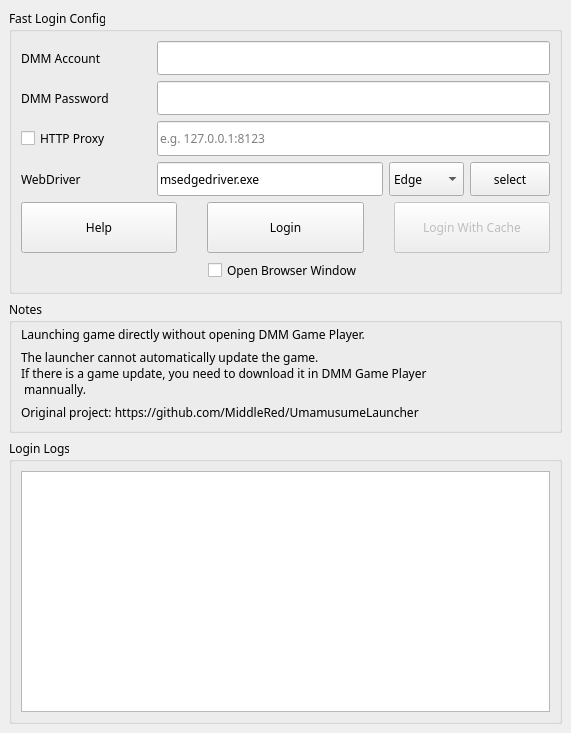
<?xml version="1.0" encoding="UTF-8"?>
<ui version="4.0">
 <class>MainWindow</class>
 <widget class="QMainWindow" name="MainWindow">
  <property name="geometry">
   <rect>
    <x>0</x>
    <y>0</y>
    <width>571</width>
    <height>733</height>
   </rect>
  </property>
  <property name="font">
   <font>
    <family>Microsoft YaHei</family>
   </font>
  </property>
  <property name="windowTitle">
   <string>Fast Login</string>
  </property>
  <widget class="QWidget" name="centralwidget">
   <layout class="QVBoxLayout" name="verticalLayout_5">
    <item>
     <layout class="QVBoxLayout" name="verticalLayout_4">
      <item>
       <widget class="QGroupBox" name="groupBox">
        <property name="enabled">
         <bool>true</bool>
        </property>
        <property name="maximumSize">
         <size>
          <width>16777215</width>
          <height>325</height>
         </size>
        </property>
        <property name="title">
         <string>Fast Login Config</string>
        </property>
        <layout class="QVBoxLayout" name="verticalLayout" stretch="2,2,2,2,3,1">
         <item>
          <layout class="QHBoxLayout" name="horizontalLayout">
           <item>
            <widget class="QLabel" name="label">
             <property name="minimumSize">
              <size>
               <width>130</width>
               <height>0</height>
              </size>
             </property>
             <property name="maximumSize">
              <size>
               <width>161</width>
               <height>16777215</height>
              </size>
             </property>
             <property name="text">
              <string>DMM Account</string>
             </property>
            </widget>
           </item>
           <item>
            <widget class="QLineEdit" name="lineEdit_dmm_account">
             <property name="maximumSize">
              <size>
               <width>16777215</width>
               <height>1000</height>
              </size>
             </property>
            </widget>
           </item>
          </layout>
         </item>
         <item>
          <layout class="QHBoxLayout" name="horizontalLayout_2">
           <item>
            <widget class="QLabel" name="label_2">
             <property name="minimumSize">
              <size>
               <width>130</width>
               <height>0</height>
              </size>
             </property>
             <property name="maximumSize">
              <size>
               <width>161</width>
               <height>16777215</height>
              </size>
             </property>
             <property name="text">
              <string>DMM Password</string>
             </property>
            </widget>
           </item>
           <item>
            <widget class="QLineEdit" name="lineEdit_dmm_passwd">
             <property name="maximumSize">
              <size>
               <width>16777215</width>
               <height>1000</height>
              </size>
             </property>
             <property name="inputMethodHints">
              <set>Qt::ImhHiddenText|Qt::ImhNoAutoUppercase|Qt::ImhNoPredictiveText|Qt::ImhSensitiveData</set>
             </property>
             <property name="echoMode">
              <enum>QLineEdit::Password</enum>
             </property>
            </widget>
           </item>
          </layout>
         </item>
         <item>
          <layout class="QHBoxLayout" name="horizontalLayout_3">
           <item>
            <widget class="QCheckBox" name="checkBox_use_proxy">
             <property name="minimumSize">
              <size>
               <width>130</width>
               <height>0</height>
              </size>
             </property>
             <property name="maximumSize">
              <size>
               <width>161</width>
               <height>16777215</height>
              </size>
             </property>
             <property name="text">
              <string>HTTP Proxy</string>
             </property>
            </widget>
           </item>
           <item>
            <widget class="QLineEdit" name="lineEdit_proxy_url">
             <property name="maximumSize">
              <size>
               <width>16777215</width>
               <height>1000</height>
              </size>
             </property>
             <property name="placeholderText">
              <string>e.g. 127.0.0.1:8123</string>
             </property>
            </widget>
           </item>
          </layout>
         </item>
         <item>
          <layout class="QHBoxLayout" name="horizontalLayout_4">
           <item>
            <widget class="QLabel" name="label_3">
             <property name="minimumSize">
              <size>
               <width>130</width>
               <height>0</height>
              </size>
             </property>
             <property name="maximumSize">
              <size>
               <width>161</width>
               <height>16777215</height>
              </size>
             </property>
             <property name="text">
              <string>WebDriver</string>
             </property>
            </widget>
           </item>
           <item>
            <widget class="QLineEdit" name="lineEdit_edge_path">
             <property name="maximumSize">
              <size>
               <width>16777215</width>
               <height>1000</height>
              </size>
             </property>
             <property name="text">
              <string>msedgedriver.exe</string>
             </property>
            </widget>
           </item>
           <item>
            <widget class="QComboBox" name="comboBox_browser_type">
             <property name="maximumSize">
              <size>
               <width>16777215</width>
               <height>1000</height>
              </size>
             </property>
             <item>
              <property name="text">
               <string>Edge</string>
              </property>
             </item>
             <item>
              <property name="text">
               <string>Chrome</string>
              </property>
             </item>
             <item>
              <property name="text">
               <string>Firefox</string>
              </property>
             </item>
            </widget>
           </item>
           <item>
            <widget class="QPushButton" name="pushButton_select_edge">
             <property name="maximumSize">
              <size>
               <width>16777215</width>
               <height>1000</height>
              </size>
             </property>
             <property name="text">
              <string>select</string>
             </property>
            </widget>
           </item>
          </layout>
         </item>
         <item>
          <layout class="QHBoxLayout" name="horizontalLayout_5">
           <property name="spacing">
            <number>30</number>
           </property>
           <property name="leftMargin">
            <number>0</number>
           </property>
           <property name="rightMargin">
            <number>0</number>
           </property>
           <item>
            <widget class="QPushButton" name="pushButton_help">
             <property name="maximumSize">
              <size>
               <width>16777215</width>
               <height>10000</height>
              </size>
             </property>
             <property name="text">
              <string>Help</string>
             </property>
            </widget>
           </item>
           <item>
            <widget class="QPushButton" name="pushButton_login">
             <property name="maximumSize">
              <size>
               <width>16777215</width>
               <height>10000</height>
              </size>
             </property>
             <property name="text">
              <string>Login</string>
             </property>
            </widget>
           </item>
           <item>
            <widget class="QPushButton" name="pushButton_login_cache">
             <property name="enabled">
              <bool>false</bool>
             </property>
             <property name="maximumSize">
              <size>
               <width>16777215</width>
               <height>10000</height>
              </size>
             </property>
             <property name="text">
              <string>Login With Cache</string>
             </property>
            </widget>
           </item>
          </layout>
         </item>
         <item alignment="Qt::AlignHCenter">
          <widget class="QCheckBox" name="checkBox_open_browser_window">
           <property name="text">
            <string>Open Browser Window</string>
           </property>
          </widget>
         </item>
        </layout>
       </widget>
      </item>
      <item>
       <widget class="QGroupBox" name="groupBox_2">
        <property name="maximumSize">
         <size>
          <width>16777215</width>
          <height>150</height>
         </size>
        </property>
        <property name="title">
         <string>Notes</string>
        </property>
        <layout class="QVBoxLayout" name="verticalLayout_2">
         <property name="topMargin">
          <number>3</number>
         </property>
         <item>
          <widget class="QLabel" name="label_4">
           <property name="text">
            <string>Launching game directly without opening DMM Game Player.</string>
           </property>
          </widget>
         </item>
         <item>
          <widget class="QLabel" name="label_5">
           <property name="text">
            <string>The launcher cannot automatically update the game.
If there is a game update, you need to download it in DMM Game Player
 mannually.</string>
           </property>
          </widget>
         </item>
         <item>
          <widget class="QLabel" name="label_6">
           <property name="text">
            <string>Original project: https://github.com/MiddleRed/UmamusumeLauncher</string>
           </property>
          </widget>
         </item>
        </layout>
       </widget>
      </item>
      <item>
       <widget class="QGroupBox" name="groupBox_3">
        <property name="title">
         <string>Login Logs</string>
        </property>
        <layout class="QVBoxLayout" name="verticalLayout_3">
         <item>
          <widget class="QTextEdit" name="textEdit_logs">
           <property name="enabled">
            <bool>true</bool>
           </property>
           <property name="readOnly">
            <bool>true</bool>
           </property>
          </widget>
         </item>
        </layout>
       </widget>
      </item>
     </layout>
    </item>
   </layout>
  </widget>
 </widget>
 <resources/>
 <connections/>
</ui>
